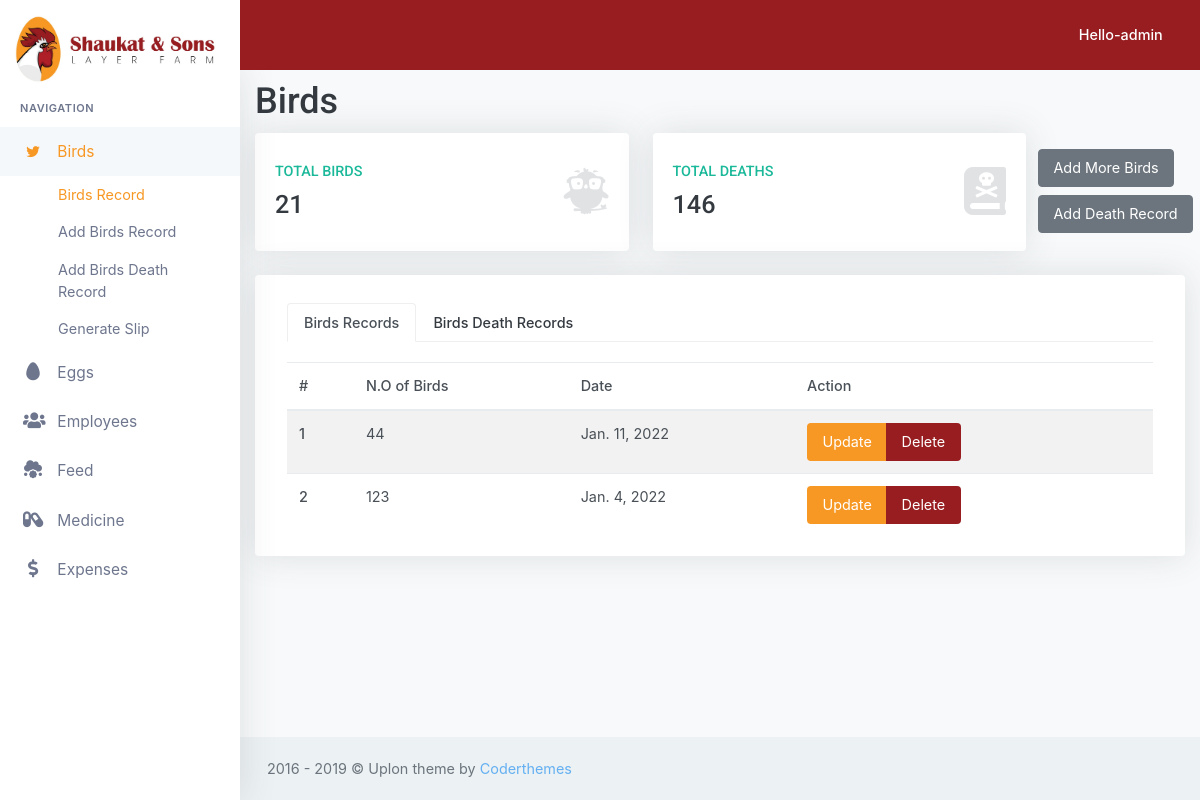
/birds/records/ (signed in), run on an earlier commit of the app's database.
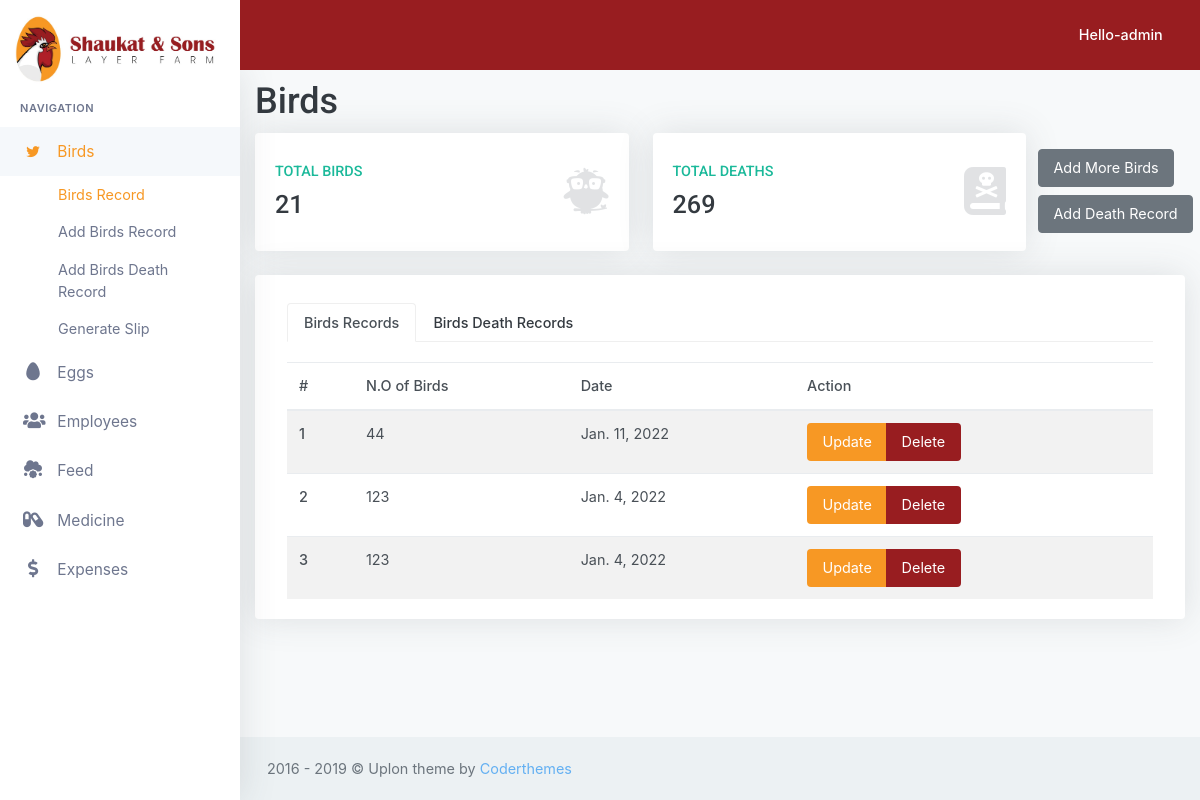
And on a later commit of the database.
### birds/models.py (models this page shows)
class AliveBirdsRecords(models.Model):
    birds_added = models.IntegerField(default=0)
    date = models.DateTimeField()
    updated_by = models.ForeignKey(User, on_delete=models.SET_NULL,null=True)

### birds/views.py (the view)
# urls.py: path('records/', views.birds_record_view, name="birds_record_view"),
@login_required(login_url='/accounts/login')
def birds_record_view(request):
    alive_birds = AliveBirdsRecords.objects.all()
    dead_birds = DeathBirdsRecords.objects.all()
    alive_birds_count = 0
    dead_birds_count = 0
    for birds in alive_birds.iterator():
        alive_birds_count = birds.birds_added + alive_birds_count
    for birds in dead_birds.iterator():
        dead_birds_count = birds.birds_died + dead_birds_count
    total_birds = alive_birds_count - dead_birds_count
    context = {"total_birds": total_birds, "dead_birds_count": dead_birds_count, "alive_birds": alive_birds,
               "dead_birds": dead_birds,
               "alive_birds_count": alive_birds_count}
    return render(request, 'birds/birds_record_view.html', context)

### birds/templates/birds/birds_record_view.html (shortened to what the changed rows need)
{% extends 'baseTeamplate.html' %}
{% load static %}
{% block content %}
    <h1>Birds</h1>
    <div class="row">
        <div class="col-xl-5 col-md-6">
            <div class="card-box tilebox-two">
                <h3><span data-plugin="counterup">{{ dead_birds_count }}</span></h3>
            </div>
        </div>
    </div>
    <div class="row">
        <div class="col-12">
            <div class="card-box">
                <div class="col-lg">
                    <div class="mt-2">
                        <div class="tab-content text-muted" id="myTabContent">
                            <div role="tabpanel" class="tab-pane fade in active show" id="home"
                                 aria-labelledby="home-tab">
                                <div class="table-responsive">
                                    <table class="table table-striped mb-0">
                                        <thead>
                                        <tr>
                                            <th>#</th>
                                            <th>N.O of Birds</th>
                                            <th>Date</th>
                                            <th>Action</th>
                                        </tr>
                                        </thead>
                                        <tbody>
                                        {% for alive in alive_birds %}
                                            <tr>
                                                <th scope="row">{{ forloop.counter }}</th>
                                                <td>{{ alive.birds_added }}</td>
                                                <td>{{ alive.date.date }}</td>
                                                <td>
                                                    <div class="btn-group" role="group" aria-label="Basic example">
                                                        <a type="button" class="btn "  style="background-color: #F79824"
                                                           href="{% url 'birds:update_more_alive_birds' alive.id %}">Update</a>
                                                        <a type="button" class="btn " style = "background-color: #981D20"
                                                           href="{% url 'birds:delete_alive_birds_record' alive.id %}">Delete</a>
                                                    </div>
                                                </td>
                                            </tr>
                                        {% endfor %}
                                        </tbody>
                                    </table>
                                </div>
                            </div>
                        </div>
                    </div>
                </div>
            </div>
        </div>
    </div>
{% endblock %}

What changed in the data, as far as the page shows it:
added AliveBirdsRecords: birds_added "123", date "Jan. 4, 2022"
Also different on the page:
{{ dead_birds_count }}: "146" → "269"
